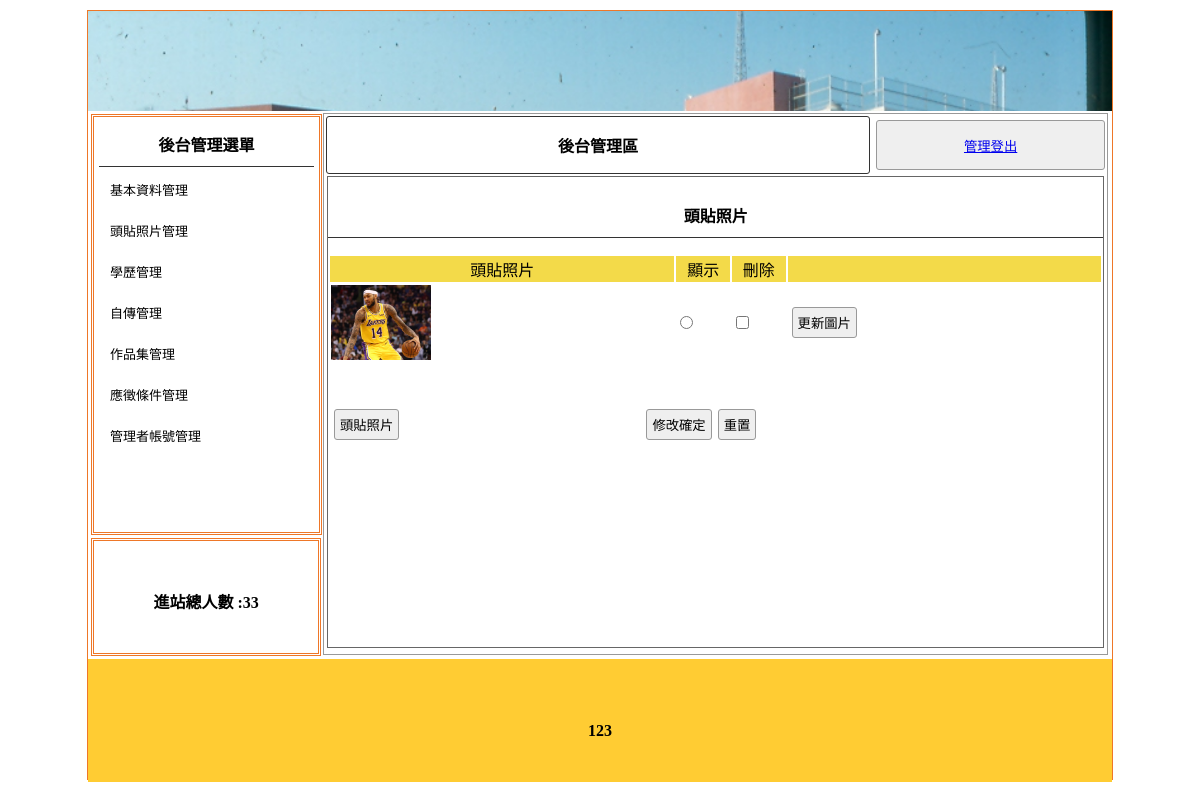
Screenshot of /backend.php?do=hshot with the database file from the repository.
### tables this page shows
CREATE TABLE `title` (
  `id` int(11) UNSIGNED NOT NULL,
  `text` text NOT NULL,
  `img` text NOT NULL,
  `sh` int(1) NOT NULL
);

CREATE TABLE `total` (
  `id` int(11) UNSIGNED NOT NULL,
  `total` int(11) UNSIGNED NOT NULL
);

CREATE TABLE `hshot` (
  `id` int(11) UNSIGNED NOT NULL,
  `text` text NOT NULL,
  `img` text NOT NULL,
  `sh` int(1) NOT NULL
);

CREATE TABLE `bottom` (
  `id` int(11) UNSIGNED NOT NULL,
  `bottom` text NOT NULL
);

### base.php (called while the page is built, shortened)
<?php
$tstr=[
    'title'=>"網站標題管理",
    'ad'=>"動態文字管理",
    'mvim'=>"動畫圖片管理",
    'image'=>"校園映像圖片管理",
    'total'=>"進站人數管理",
    'bottom'=>"頁尾版權文字管理",
    'news'=>"最新管理",
    'admin'=>"管理者管理",
    'menu'=>"選單管理",
    'self'=>"基本資料",
    'hshot'=>"頭貼照片",
    'auto'=>"自傳內容",
    'edu'=>"學歷資料",
    'job'=>"求職條件",
    'job'=>"求職條件",
    'prof'=>"作品資料",
];
$addstr=[
    'title'=>"新增網站標題",
    'ad'=>"新增動態文字",
    'mvim'=>"新增動畫圖片",
    'image'=>"新增校園映像圖片",
    'total'=>"新增進站人數",
    'bottom'=>"新增頁尾版權文字",
    'news'=>"新增最新消息",
    'admin'=>"新增管理者",
    'menu'=>"新增選單",
    'self'=>"基本資料",
    'hshot'=>"頭貼照片",
    'auto'=>"自傳內容",
    'edu'=>"學歷資料",
    'job'=>"求職條件",
    'prof'=>"作品資料",
];
class DB{
    protected $table;
    protected $dsn="mysql:host=localhost;dbname=db88;charset=utf8";
    protected $pdo;
    function __construct($table){
        $this->table=$table;
        $this->pdo=new PDO($this->dsn,'root','');
    }
    function all(...$arg){
        $sql="select * from $this->table ";
        return $this->pdo->query($sql)->fetchAll();
    }
    function find($id){
        $sql="select * from $this->table ";
        if(is_array($id)){
            foreach($id as $key => $value){
                $tmp[]=sprintf("`%s`='%s'",$key,$value);
            }
            $sql .= " where ".implode(" && ",$tmp);
        }else{
            $sql .= " where `id`='$id'";
        }
        return $this->pdo->query($sql)->fetch(PDO::FETCH_ASSOC);
    }
}
$Title=new DB("title");
$Total=new DB("total");
$Bottom=new DB("bottom");
$Hshot=new DB("hshot");
?>

### backend.php (the view, shortened to what this page needs)
<?php include_once "base.php";?>
<!DOCTYPE html
    PUBLIC "-//W3C//DTD XHTML 1.0 Transitional//EN" "http://www.w3.org/TR/xhtml1/DTD/xhtml1-transitional.dtd">
<html xmlns="http://www.w3.org/1999/xhtml">
<head>
    <link href="./css/css.css" rel="stylesheet" type="text/css">
</head>
<body>
    <div id="main">
        <a title="<?=$Title->find(['sh'=>1])['text'];?>" href="index.php">
            <div class="ti" style="background:url(&#39;img/<?=$Title->find(['sh'=>1])['img'];?>&#39;); background-size:cover;"></div>
        </a>
        <div id="ms">
            <div id="lf" style="float:left;">
                <div id="menuput" class="dbor">
                    <span class="t botli">後台管理選單</span>
                    <a style="color:#000; font-size:13px; text-decoration:none;"
                        href="?do=self">
                        <div class="mainmu">
                           基本資料管理 </div>
                    </a>
                    <a style="color:#000; font-size:13px; text-decoration:none;" href="?do=hshot">
                        <div class="mainmu">
                            頭貼照片管理 </div>
                    </a>
                    <a style="color:#000; font-size:13px; text-decoration:none;" href="?do=edu">
                        <div class="mainmu">
                            學歷管理 </div>
                    </a>
                    <a style="color:#000; font-size:13px; text-decoration:none;" href="?do=auto">
                        <div class="mainmu">
                            自傳管理 </div>
                    </a>
                    <a style="color:#000; font-size:13px; text-decoration:none;" href="?do=prof">
                        <div class="mainmu">
                            作品集管理 </div>
                    </a>
                    <a style="color:#000; font-size:13px; text-decoration:none;" href="?do=job">
                        <div class="mainmu">
                            應徵條件管理 </div>
                    </a>
                    <a style="color:#000; font-size:13px; text-decoration:none;" href="?do=admin">
                        <div class="mainmu">
                            管理者帳號管理 </div>
                    </a>
                </div>
                <div class="dbor" style="margin:3px; width:95%; height:20%; line-height:100px;">
                    <span class="t">進站總人數 :<?=$Total->find(1)['total'];?> </span>
                </div>
            </div>
            <div class="di"
                style="height:540px; border:#999 1px solid; width:76.5%; margin:2px 0px 0px 0px; float:left; position:relative; left:20px;">
                <table width="100%">
                    <tbody>
                        <tr>
                            <td style="width:70%;font-weight:800; border:#333 1px solid; border-radius:3px;"
                                class="cent"><a href="?do=admin" style="color:#000; text-decoration:none;">後台管理區</a>
                            </td>
                            <td><button
                                    style="width:99%; margin-right:2px; height:50px;"> <a href="logout.php">管理登出</a> </button></td>
                        </tr>
                    </tbody>
                </table>
                <?php
                $do=(isset($_GET['do']))?$_GET['do']:'title';
                $file="./backend/".$do.".php";
                if(file_exists($file)){
                    include $file;
                }else{
                    include "./backend/title.php";
                }
                ?>
            </div>
        </div>
        <div
            style="width:1024px; left:0px; position:relative; background:#FC3; margin-top:4px; height:123px; display:block;">
            <span class="t" style="line-height:123px;"><?=$Bottom->find(1)['bottom'];?></span>
        </div>
    </div>
</body>
</html>

### backend/hshot.php (shortened to what this page needs)
<div style="width:99%; height:87%; margin:auto; overflow:auto; border:#666 1px solid;">
    <p class="t cent botli"><?=$tstr[$do];?></p>
    <form method="post" action="./api/edit.php">
        <table width="100%">
            <tbody>
                <tr class="yel">
                    <td width="45%">頭貼照片</td>
                    <td width="7%">顯示</td>
                    <td width="7%">刪除</td>
                    <td></td>
                </tr>
                <?php
                $rows=$Hshot->all();
                foreach($rows as $row){
                ?>
                <tr>
                    <td width="45%"><img src="./img/<?=$row['img'];?>" style="width:100px;height:75px"></td>
                    <td width="7%"><input type="radio" name="sh" value="<?=$row['id'];?>" <?=($row['sh']==1)?'checked':'';?>></td>
                    <td width="7%"><input type="checkbox" name="del[]" value="<?=$row['id'];?>"></td>
                    <td><input type="button" value="更新圖片" onclick="op('#cover','#cvr','./modal/upload.php?table=<?=$do;?>&id=<?=$row['id'];?>')"></td>
                </tr>
                <?php
                    }
                ?>
            </tbody>
        </table>
        <table style="margin-top:40px; width:70%;">
            <tbody>
                <tr>
                    <td width="200px">
                     <input type="button"
                            onclick="op(&#39;#cover&#39;,&#39;#cvr&#39;,&#39;./modal/<?=$do;?>.php?table=<?=$do;?>&#39;)"
                            value="<?=$addstr[$do];?>"></td>
                    <td class="cent"><input type="submit" value="修改確定"><input type="reset" value="重置">
                    </td>
                </tr>
            </tbody>
        </table>
    </form>
</div>

### css/css.css (style rules this page uses)
body { padding:0px; margin:0px; }
#main { width:1024px; height:768px; margin:10px auto 10px auto; border:#EE7728 1px solid; position:relative; }
.ti { width:100%; height:100px; position:relative; background-size:cover; background-repeat:no-repeat; }
.dbor { border:#EE7728 double 3px; margin:1px; padding:2px 10px 2px 10px; }
.t { font-weight:800; display:block; text-align:center; padding:10px 1px 10px 1px; }
.botli { border-bottom:#333 1px solid; }
.mainmu { position:relative; border-radius:10px; background:url(../icon/menu.fw.png) center no-repeat; background-size:cover; line-height:30px; padding:2px 10px 2px 10px; margin:7px 1px 7px 1px; }
#lf { height:540px; width:21%; display:inline-block; }
#menuput { width:100%; height:75%; position:relative; padding:5px; display:block; margin: 3px; }
.di { display:inline-block; }
.cent { text-align:center; }
input,button { border:#999 1px solid; border-radius:3px; background:#EFEFEF; padding:5px; margin:3px; }
.yel td { background:#F3DA49; text-align:center; }

### rows the page displays
title: img (picture)
total: total "33"
hshot: img (picture)
bottom: bottom "123"

### other values shown
$tstr[$do] "頭貼照片"
